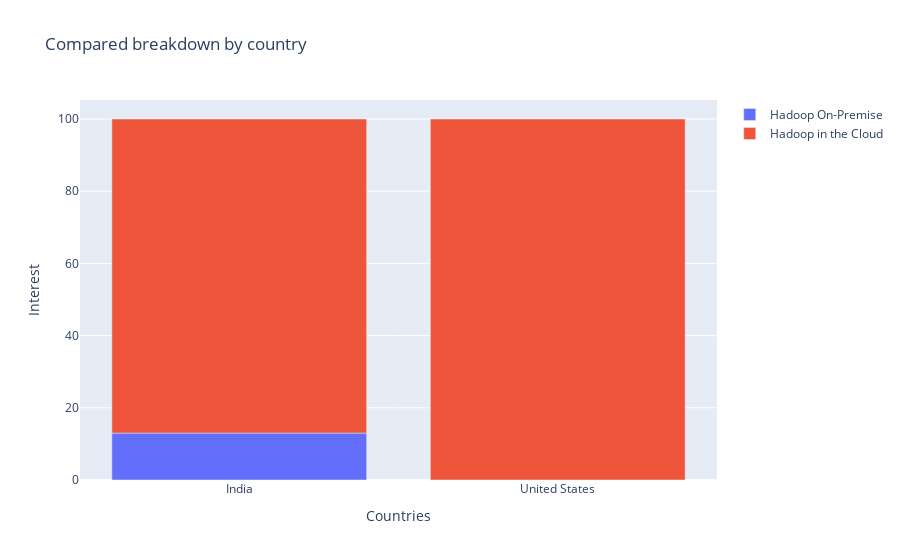

Notebook cell for this chart:
### Code cell
barplot_interest_by_region(kw_list, df_by_region);

### Figure 1 — Plotly figure (JSON) as saved in the notebook; plotly's stock layout.template omitted (floating-point values rounded to 4 significant figures)
{"data": [{"name": "Hadoop On-Premise", "type": "bar", "visible": true, "x": ["India", "United States"], "y": [13, 0]}, {"name": "Hadoop in the Cloud", "type": "bar", "visible": true, "x": ["India", "United States"], "y": [87, 100]}], "layout": {"autosize": true, "barmode": "relative", "title": {"text": "Compared breakdown by country"}, "xaxis": {"autorange": true, "range": [-0.5, 1.5], "title": {"text": "Countries"}, "type": "category"}, "yaxis": {"autorange": true, "range": [0, 105.3], "title": {"text": "Interest"}, "type": "linear"}}}
